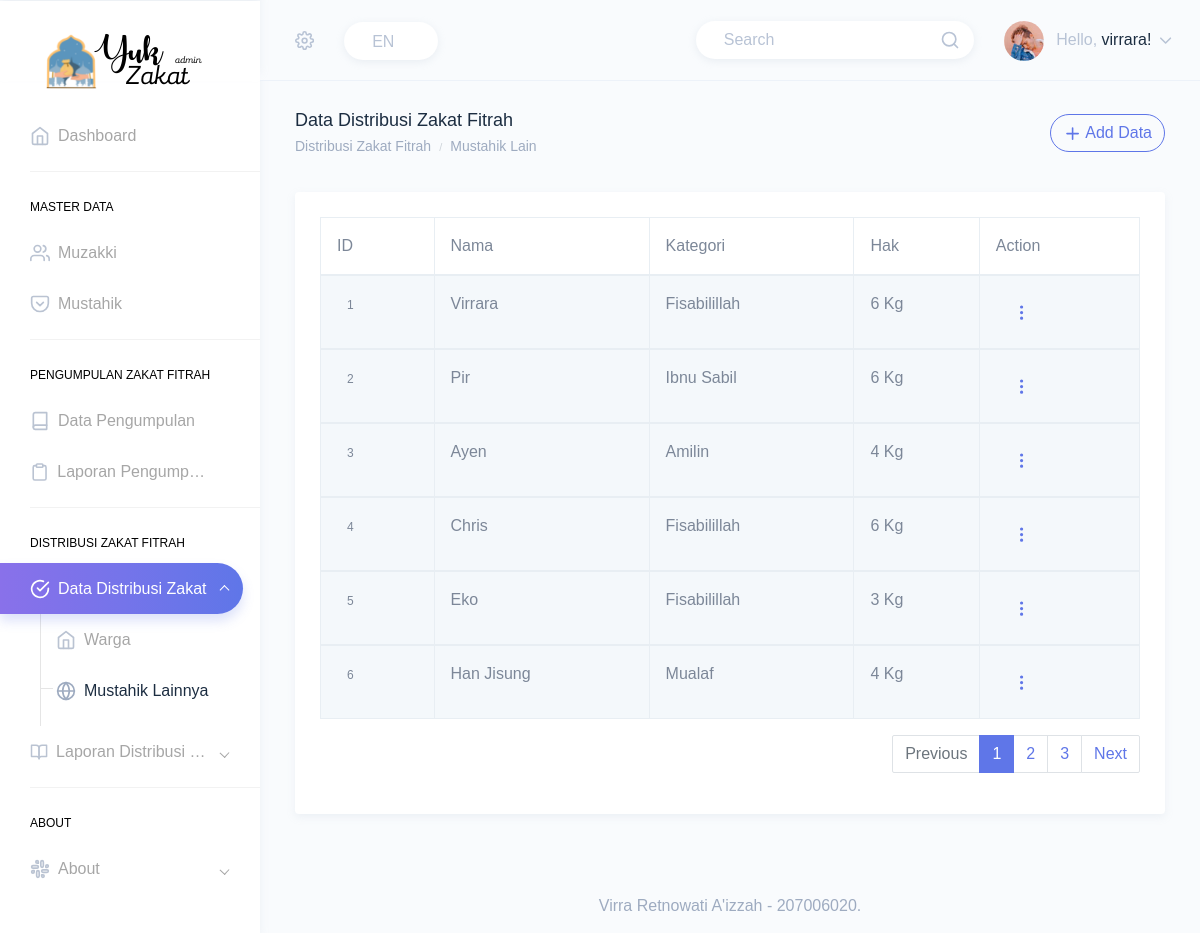
/html/distribusi-mustahiklain.php (signed in), run on the app's committed database.
### tables this page shows
CREATE TABLE `mustahik_lainnya` (
  `id_mustahiklainnya` int(10) NOT NULL,
  `nama` varchar(100) NOT NULL,
  `kategori` enum('Amilin','Fisabilillah','Mualaf','Ibnu Sabil') NOT NULL,
  `hak` varchar(100) NOT NULL
);

### html/distribusi-mustahiklain.php (the view, shortened to what this page needs)
<!DOCTYPE html>
<html dir="ltr" lang="en">
<head>
    <link href="../dist/css/style.min.css" rel="stylesheet">
</head>
<body>
    <div id="main-wrapper" data-theme="light" data-layout="vertical" data-navbarbg="skin6" data-sidebartype="full" data-sidebar-position="fixed" data-header-position="fixed" data-boxed-layout="full">
        <header class="topbar" data-navbarbg="skin6">
            <nav class="navbar top-navbar navbar-expand-md">
                <div class="navbar-header" data-logobg="skin6">
                    <div class="navbar-brand">
                        <a href="\zakatfitrah/index.php">
                            <b class="logo-icon">
                                <img src="../assets/images/logo1.png" alt="homepage" class="dark-logo" />
                            </b>
                        </a>
                    </div>
                </div>
                <div class="navbar-collapse collapse" id="navbarSupportedContent">
                    <ul class="navbar-nav float-left mr-auto ml-3 pl-1">
                        <li class="nav-item dropdown">
                            <a class="nav-link dropdown-toggle" href="#" id="navbarDropdown" role="button"
                                data-toggle="dropdown" aria-haspopup="true" aria-expanded="false">
                                <i data-feather="settings" class="svg-icon"></i>
                            </a>
                        </li>
                        <li class="nav-item d-none d-md-block">
                            <a class="nav-link" href="javascript:void(0)">
                                <div class="customize-input">
                                    <select
                                        class="custom-select form-control bg-white custom-radius custom-shadow border-0">
                                        <option selected>EN</option>
                                    </select>
                                </div>
                            </a>
                        </li>
                    </ul>
                    <ul class="navbar-nav float-right">
                        <li class="nav-item d-none d-md-block">
                            <a class="nav-link" href="javascript:void(0)">
                                <form>
                                    <div class="customize-input">
                                        <input class="form-control custom-shadow custom-radius border-0 bg-white"
                                            type="search" placeholder="Search" aria-label="Search">
                                        <i class="form-control-icon" data-feather="search"></i>
                                    </div>
                                </form>
                            </a>
                        </li>
                        <li class="nav-item dropdown">
                            <a class="nav-link dropdown-toggle" href="javascript:void(0)" data-toggle="dropdown"
                                aria-haspopup="true" aria-expanded="false">
                                <img src="../assets/images/users/profile-pic.jpg" alt="user" class="rounded-circle"
                                    width="40">
                                <span class="ml-2 d-none d-lg-inline-block"><span>Hello,</span> <span
                                        class="text-dark"><?php echo "" . $_SESSION['username'] ."!". ""; ?></span> <i data-feather="chevron-down"
                                        class="svg-icon"></i></span>
                            </a>
                        </li>
                    </ul>
                </div>
            </nav>
        </header>
        <aside class="left-sidebar" data-sidebarbg="skin6">
            <div class="scroll-sidebar" data-sidebarbg="skin6">
                <nav class="sidebar-nav">
                    <ul id="sidebarnav">
                        <li class="sidebar-item"> <a class="sidebar-link sidebar-link" href="\zakatfitrah/index.php"
                                aria-expanded="false"><i data-feather="home" class="feather-icon"></i><span
                                    class="hide-menu">Dashboard</span></a></li>
                        <li class="list-divider"></li>
                        <li class="nav-small-cap"><span class="hide-menu">Master Data</span></li>
                        <li class="sidebar-item"> <a class="sidebar-link" href="muzakki.php"
                                aria-expanded="false"><i data-feather="users" class="feather-icon"></i><span
                                    class="hide-menu">Muzakki
                                </span></a>
                        </li>
                        <li class="sidebar-item"> <a class="sidebar-link sidebar-link" href="mustahik.php"
                                aria-expanded="false"><i data-feather="pocket" class="feather-icon"></i><span
                                    class="hide-menu">Mustahik</span></a>
                        </li>
                        <li class="list-divider"></li>
                        <li class="nav-small-cap"><span class="hide-menu">Pengumpulan Zakat Fitrah</span></li>
                        <li class="sidebar-item"> <a class="sidebar-link" href="pengumpulan-zakat.php"
                                aria-expanded="false"><i data-feather="book" class="feather-icon"></i><span
                                    class="hide-menu">Data Pengumpulan
                                </span></a>
                        </li>
                        <li class="sidebar-item"> <a class="sidebar-link" href="lap-pengumpulan.php"
                                aria-expanded="false"><i data-feather="clipboard" class="feather-icon"></i><span
                                    class="hide-menu">Laporan Pengumpulan
                                </span></a>
                        </li>
                        <li class="list-divider"></li>
                        <li class="nav-small-cap"><span class="hide-menu">Distribusi Zakat Fitrah</span></li>
                        <li class="sidebar-item"> <a class="sidebar-link has-arrow" href="javascript:void(0)"
                                aria-expanded="false"><i data-feather="check-circle" class="feather-icon"></i><span
                                    class="hide-menu">Data Distribusi Zakat</span></a>
                            <ul aria-expanded="false" class="collapse  first-level base-level-line">
                                <li class="sidebar-item"><a href="distribusi-warga.php" class="sidebar-link"><i data-feather="home" class="feather-icon"></i><span
                                            class="hide-menu"> Warga
                                        </span></a>
                                </li>
                                <li class="sidebar-item"><a href="distribusi-mustahiklain.php" class="sidebar-link"><i data-feather="globe" class="feather-icon"></i><span
                                            class="hide-menu"> Mustahik Lainnya
                                        </span></a>
                                </li>
                            </ul>
                        </li>
                        <li class="sidebar-item"> <a class="sidebar-link has-arrow" href="javascript:void(0)"
                                aria-expanded="false"><i data-feather="book-open" class="feather-icon"></i><span
                                    class="hide-menu">Laporan Distribusi Zakat </span></a>
                        </li>
                        <li class="list-divider"></li>
                        <li class="nav-small-cap"><span class="hide-menu">About</span></li>
                        <li class="sidebar-item"> <a class="sidebar-link has-arrow" href="javascript:void(0)"
                                aria-expanded="false"><i data-feather="slack" class="feather-icon"></i><span
                                    class="hide-menu">About </span></a>
                        </li>
                    </ul>
                </nav>
            </div>
        </aside>
        <div class="page-wrapper">
            <div class="page-breadcrumb">
                <div class="row">
                    <div class="col-7 align-self-center">
                        <h4 class="page-title text-truncate text-dark font-weight-medium mb-1">Data Distribusi Zakat Fitrah</h4>
                        <div class="d-flex align-items-center">
                            <nav aria-label="breadcrumb">
                                <ol class="breadcrumb m-0 p-0">
                                    <li class="breadcrumb-item"><a href="\zakatfitrah/index.php" class="text-muted">Distribusi Zakat Fitrah</a></li>
                                    <li class="breadcrumb-item text-muted active" aria-current="page">Mustahik Lain</li>
                                </ol>
                            </nav>
                        </div>
                    </div>
                    <div class="col-5 align-self-center">
                        <div>
                        <button type="button" class="btn btn-rounded btn-outline-primary float-right" data-toggle="modal" data-target="#add_data_Modal" name="insert" id="insert"><i data-feather="plus" class="svg-icon"></i> Add Data</button>
                        </div>
                    </div>
                </div>
            </div>
            <div class="container-fluid">
                <div class="row">
                    <div class="col-12">
                        <div class="card">
                            <div class="card-body">
                                <div id="mustahik_table" class="table-responsive">
                                    <table id="zero_config" class="table table-striped table-bordered no-wrap">
                                        <thead>
                                            <tr>
                                                <th>ID</th>
                                                <th>Nama</th>
                                                <th>Kategori</th>
                                                <th>Hak</th>
                                                <th>Action</th>
                                            </tr>
                                        </thead>
                                        <?php
                                        include "config.php";
                                        $no = 1;
                                        $query = mysqli_query($conn, 'SELECT * FROM mustahik_lainnya');
                                        while ($data = mysqli_fetch_array($query)) {
                                        ?>
                                        <tbody>
                                            <tr>
                                                <td><span class="badge badge-light-warning"><?php echo $no++ ?></span></td>
                                                <td><a href="javascript:void(0)" class="font-bold link"><?php echo  "". $data['nama'] ?></a></td>
                                                <td><?php echo $data['kategori'] ?></td>
                                                <td><?php echo $data['hak'] ?> Kg</td>
                                                <td>
                                                    <a class="nav-link dropdown-toggle" href="#" id="navbarDropdown" role="button"
                                                        data-toggle="dropdown" aria-haspopup="true" aria-expanded="false">
                                                        <i data-feather="more-vertical" class="svg-icon"></i>
                                                    </a>
                                                </td>
                                            </tr>
                                        </tbody>
                                        <?php } ?>
                                    </table>
                                    <ul class="pagination float-right">
                                        <li class="page-item disabled">
                                            <a class="page-link" href="#" tabindex="-1">Previous</a>
                                        </li>
                                        <li class="page-item active"><a class="page-link" href="#">1</a></li>
                                        <li class="page-item">
                                            <a class="page-link" href="#">2 <span class="sr-only">(current)</span></a>
                                        </li>
                                        <li class="page-item"><a class="page-link" href="#">3</a></li>
                                        <li class="page-item">
                                            <a class="page-link" href="#">Next</a>
                                        </li>
                                    </ul>
                                </div>
                            </div>
                        </div>
                    </div>
                </div>
            </div>
            <footer class="footer text-center text-muted">
                Virra Retnowati A'izzah - 207006020.
            </footer>
        </div>
    </div>
</body>
</html>

### data on the page
mustahik_lainnya: nama "Virrara", kategori "Fisabilillah", hak "6"
mustahik_lainnya: nama "Pir", kategori "Ibnu Sabil", hak "6"
mustahik_lainnya: nama "Ayen", kategori "Amilin", hak "4"
mustahik_lainnya: nama "Chris", kategori "Fisabilillah", hak "6"
mustahik_lainnya: nama "Eko", kategori "Fisabilillah", hak "3"
mustahik_lainnya: nama "Han Jisung", kategori "Mualaf", hak "4"

### other printed values
$_SESSION['username'] "virrara"
